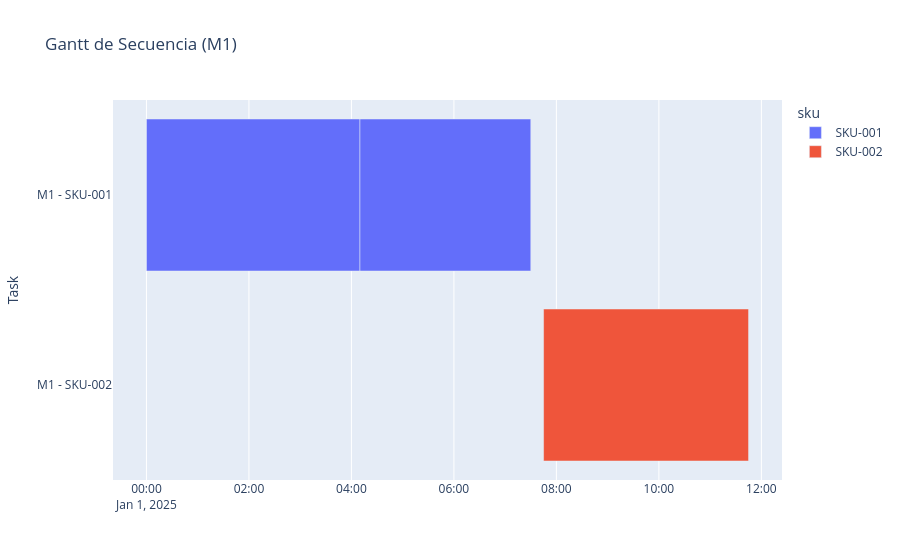

Notebook code cell kept with this figure:
### Markdown cell above
## 8️⃣ Extraer Resultados

### Code cell
# Visualización: diagrama Gantt simple de la secuencia
import plotly.express as px
import plotly.io as pio
from pathlib import Path

if 'schedule_df' in globals() and not schedule_df.empty:
    gantt_df = schedule_df.copy()
    gantt_df['Task'] = 'M1 - ' + gantt_df['sku']
    fig_gantt = px.timeline(gantt_df, x_start='start', x_end='finish', y='Task', color='sku', title='Gantt de Secuencia (M1)')
    fig_gantt.update_yaxes(autorange='reversed')
    display(fig_gantt)
    out_dir = Path('data/processed/or08')
    out_dir.mkdir(parents=True, exist_ok=True)
    html_path = out_dir / 'gantt_M1.html'
    fig_gantt.write_html(html_path)
    print(f'✅ Exportado: {html_path}')
else:
    print('⚠️ No hay schedule_df para graficar.')

### Figure 1 — Plotly figure (JSON) as saved in the notebook; plotly's stock layout.template omitted (floating-point values rounded to 4 significant figures)
{"data": [{"base": ["2025-01-01T00:00:00.000000000", "2025-01-01T04:10:00.000000000"], "hovertemplate": "sku=SKU-001<br>start=%{base}<br>finish=%{x}<br>Task=%{y}<extra></extra>", "legendgroup": "SKU-001", "marker": {"color": "#636efa", "pattern": {"shape": ""}}, "name": "SKU-001", "orientation": "h", "showlegend": true, "textposition": "auto", "type": "bar", "x": [15000000, 12000000], "xaxis": "x", "y": ["M1 - SKU-001", "M1 - SKU-001"], "yaxis": "y"}, {"base": ["2025-01-01T07:45:00.000000000"], "hovertemplate": "sku=SKU-002<br>start=%{base}<br>finish=%{x}<br>Task=%{y}<extra></extra>", "legendgroup": "SKU-002", "marker": {"color": "#EF553B", "pattern": {"shape": ""}}, "name": "SKU-002", "orientation": "h", "showlegend": true, "textposition": "auto", "type": "bar", "x": [14400000], "xaxis": "x", "y": ["M1 - SKU-002"], "yaxis": "y"}], "layout": {"barmode": "overlay", "legend": {"title": {"text": "sku"}, "tracegroupgap": 0}, "title": {"text": "Gantt de Secuencia (M1)"}, "xaxis": {"anchor": "y", "domain": [0, 1], "type": "date"}, "yaxis": {"anchor": "x", "autorange": "reversed", "domain": [0, 1], "title": {"text": "Task"}}}}
